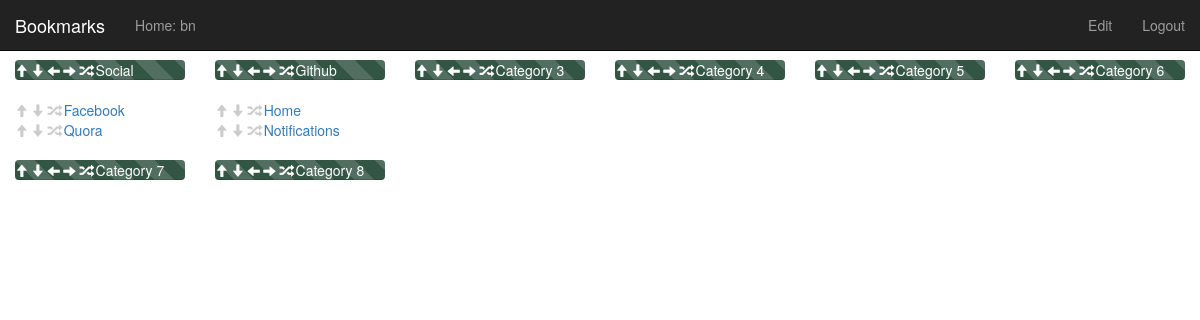
Page /b/edit/ (signed in) on the earlier database version.
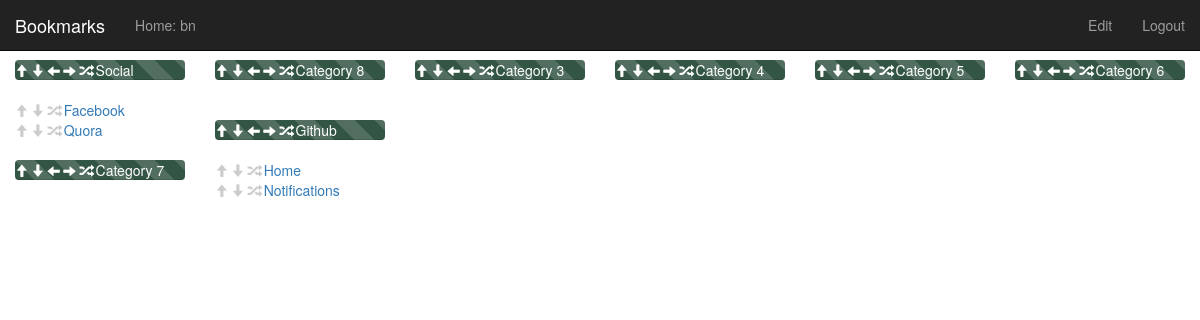
Same page on the later database version.
### app/models.py (models this page shows, shortened)
class Category(models.Model):
	user = models.ForeignKey(settings.AUTH_USER_MODEL)
	name = models.CharField(max_length=21)
	row_number = models.IntegerField(default=0)
	column_number = models.IntegerField(default=0)
	progress_bar_color = models.CharField(max_length=6, default="335544")

class Bookmark(models.Model):
	category = models.ForeignKey(Category)
	name = models.CharField(max_length=50)
	link = models.TextField()
	row_number = models.IntegerField(default=0)
	glyphicon = models.CharField(max_length=30, default="")

### app/views.py (the view)
@login_required(login_url='/b/login')
def edit_page(request):
	context = {
				'user': request.user,
				'columns': get_bookmarks(request),
			}
	return render(request, 'edit2.html', context)

### app/templates/edit2.html (shortened to what this page needs)
<html>
	<head>
		<link rel="stylesheet" href="http://maxcdn.bootstrapcdn.com/bootstrap/3.2.0/css/bootstrap.min.css">
	</head>
	<body>
		<nav class="navbar navbar-inverse navbar-fixed-top" style="border-radius:0px;">
			<div class="container-fluid">
				<div class="navbar-header">
					<a class="navbar-brand">Bookmarks</a>
				</div>
				<div>
					<ul class="nav navbar-nav">
						<li><a href="/">Home: {{ user }}</a></li>
					</ul>
					<ul class="nav navbar-nav navbar-right">
						<li><a href="/b/edit">Edit</a></li>
						<li><a href="/b/logout">Logout</a></li>
					</ul>
				</div>
			</div>
		</nav>
		<div class="container-fluid">
			<div class="row">
				{% for col in columns %}
					<div class="col-sm-2">
						{% for item in col %}
							<div class="category-container">
								<div class="progress">
								    <div class="progress-bar progress-bar-striped active progress_style" style="background-color: {{ item.0.progress_bar_color }};">
										<a href="/b/category_up/{{ item.0.id }}" class="cat_glyph_style"> <span class="glyphicon glyphicon-arrow-up"></span> </a>
										<a href="/b/category_down/{{ item.0.id }}" class="cat_glyph_style"> <span class="glyphicon glyphicon-arrow-down"></span> </a>
										<a href="/b/category_left/{{ item.0.id }}" class="cat_glyph_style"> <span class="glyphicon glyphicon-arrow-left"></span> </a>
										<a href="/b/category_right/{{ item.0.id }}" class="cat_glyph_style"> <span class="glyphicon glyphicon-arrow-right"></span> </a>
										<a href="/b/random_color/{{ item.0.id }}" class="cat_glyph_style"> <span class="glyphicon glyphicon-random"></span> </a>
										<span style="color:#ffffff">{{ item.0.name }}</span>
									</div>
								</div>
								{% for bookmark in item.1 %}
									<a href="/b/bookmark_up/{{ bookmark.id }}" class="bm_style"> <span class="glyphicon glyphicon-arrow-up"></span> </a>
									<a href="/b/bookmark_down/{{ bookmark.id }}" class="bm_style"><span class="glyphicon glyphicon-arrow-down"></span></a>
									<a href="/b/random_glyphicon/{{ bookmark.id }}" class="bm_style"> <span class="glyphicon glyphicon-random"></span> </a>
									<a href="{{ bookmark.link }}">{{ bookmark.name }} <span class="glyphicon glyphicon-{{ bookmark.glyphicon }}"></span> </a>
								{% endfor %}
							</div>
						{% endfor %}
					</div>
				{% endfor %}
			</div>
		</div>
	</body>
</html>

Differences in the rows shown:
changed Category "Category 8": moves up the list
